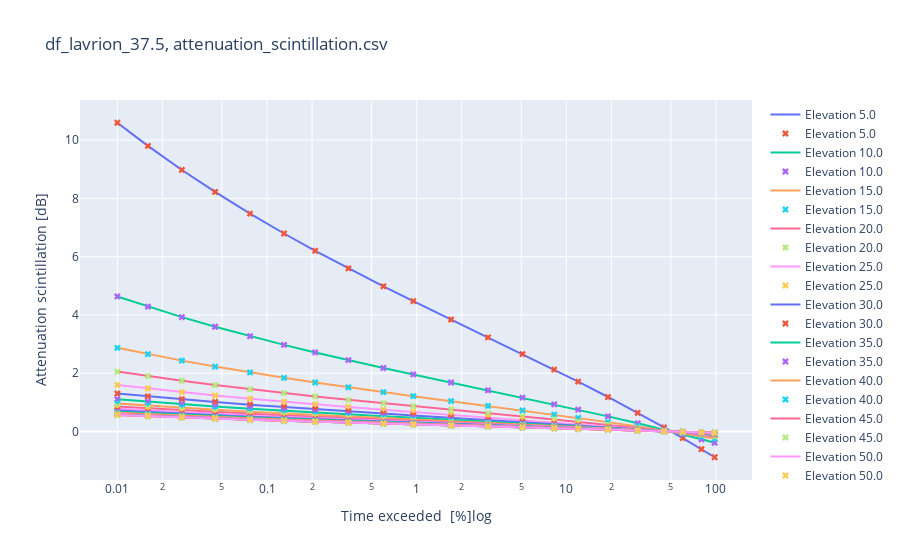
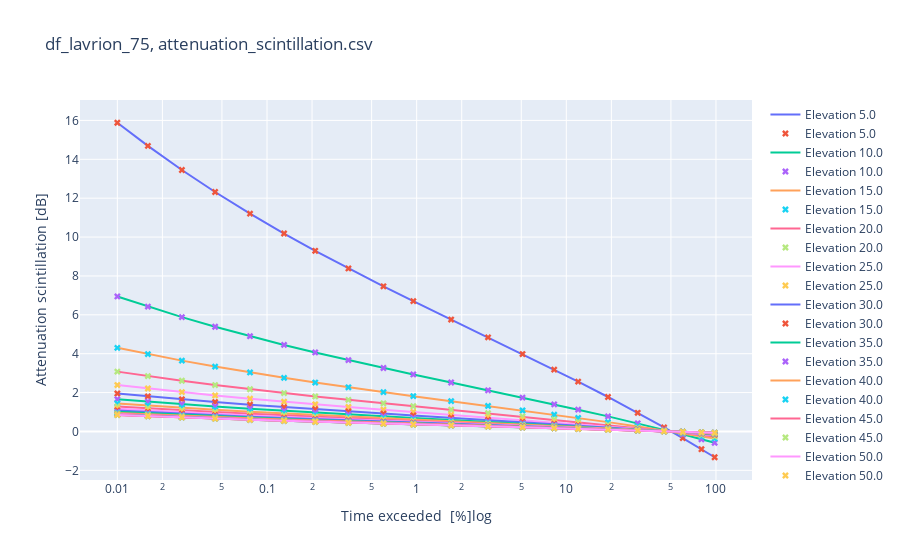
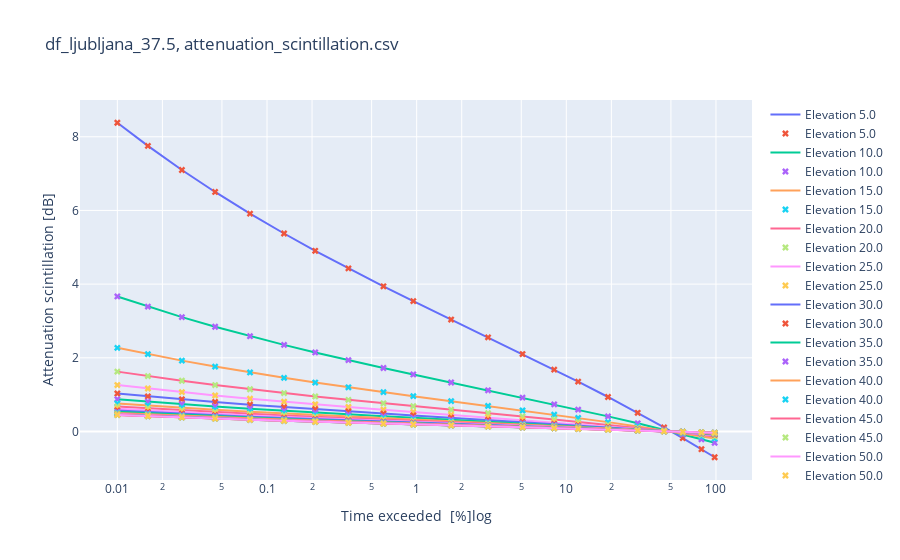
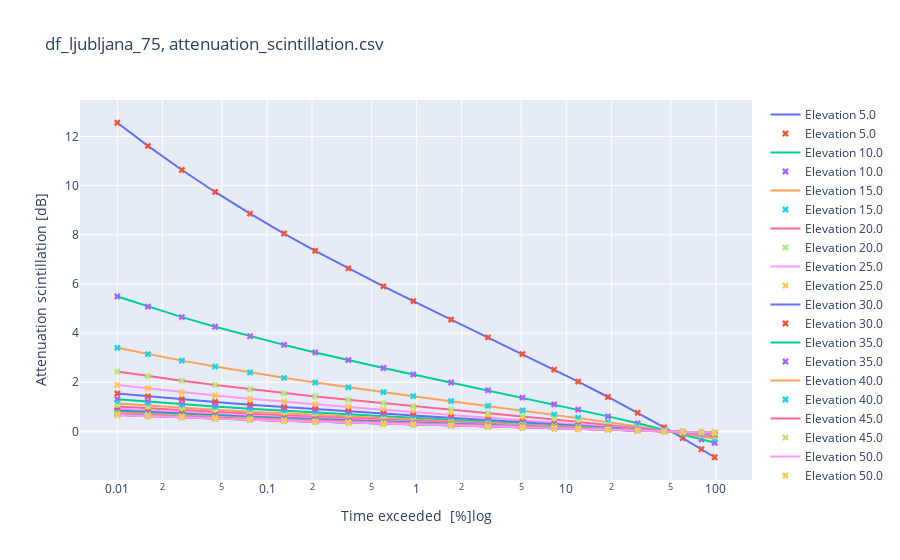

These figures' notebook cell, in order:
### Code cell
import plotly.graph_objects as go

for data_df in dfs:
    unique_elev = np.unique(data_df["Elevation_angle_deg"])
    fig = go.Figure()
    for elev_angle in unique_elev:
        temp_df =  data_df[data_df["Elevation_angle_deg"] == elev_angle]
        fig.add_trace(go.Scatter(x=temp_df['Time_exceeded_%'], y=temp_df[att_col], name=f"Elevation {elev_angle}"))
        fig.add_trace(go.Scatter(mode='markers',marker_symbol="x",x=temp_df['Time_exceeded_%'], y=temp_df[att_col],name=f"Elevation {elev_angle}"))

    fig.update_xaxes(type="log")
    fig.update_layout(title=f"{data_df.name}, {file_name}", xaxis_title="Time exceeded  [%]log", yaxis_title=f"Attenuation {selected_attenuation} [dB]")
    fig.show()
